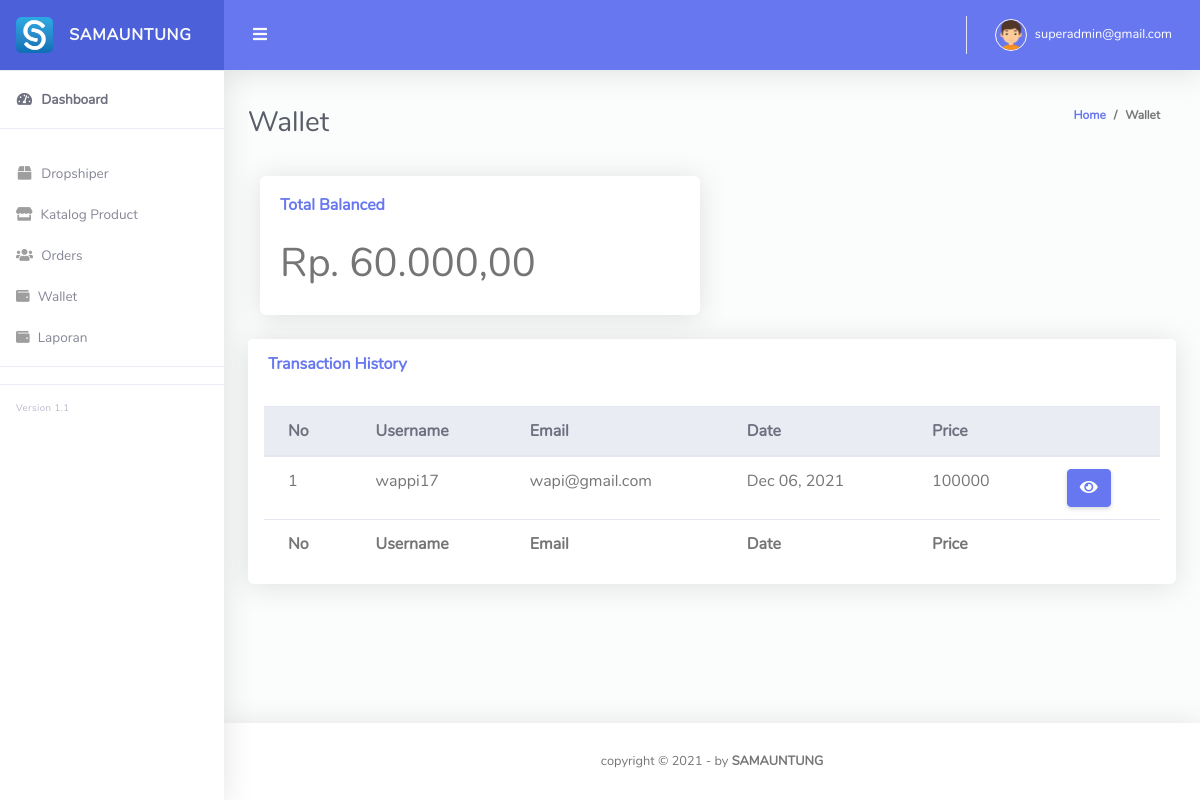
Screenshot of /Admin_samauntung/wallet.php (signed in) with the database file from the repository.
### tables this page shows
CREATE TABLE `pesanan_detail` (
  `id_pesanan_detail` int(11) NOT NULL,
  `id_pesanan` int(11) NOT NULL,
  `id_customer` int(11) NOT NULL,
  `id_produk` int(11) NOT NULL,
  `jumlah` int(11) NOT NULL,
  `subtotal` int(11) NOT NULL
);

CREATE TABLE `customer` (
  `id_customer` int(11) NOT NULL,
  `username` varchar(100) NOT NULL,
  `nama` varchar(100) NOT NULL,
  `email_cs` varchar(255) NOT NULL,
  `alamat` varchar(255) NOT NULL,
  `date_register` date NOT NULL,
  `foto` varchar(255) NOT NULL
);

CREATE TABLE `pesanan` (
  `id_pesanan` int(11) NOT NULL,
  `tanggal_pesanan` date NOT NULL,
  `tanggal_terima` date NOT NULL,
  `status` enum('belum bayar','verifikasi','sudah bayar','sedang dikirim','selesai') NOT NULL,
  `total` int(11) NOT NULL,
  `ongkir` int(11) NOT NULL,
  `bukti_bayar` text NOT NULL,
  `keterangan` text NOT NULL
);

### Admin_samauntung/wallet.php (the view, shortened to what this page needs)
<?php
require "config/function.php";
?>
<!DOCTYPE html>
<html lang="en">
<head>
  <link href="vendor/fontawesome-free/css/all.min.css" rel="stylesheet" type="text/css">
  <link href="vendor/bootstrap/css/bootstrap.min.css" rel="stylesheet" type="text/css">
  <link href="css/ruang-admin.min.css" rel="stylesheet">
</head>
<body id="page-top">
  <div id="wrapper">
    <?php require "components/sidebar.php"?>
    <div id="content-wrapper" class="d-flex flex-column">
      <div id="content">
        <?php require "components/topbar.php"?>
        <div class="container-fluid" id="container-wrapper">
          <div class="d-sm-flex align-items-center justify-content-between mb-4">
            <h1 class="h3 mb-0 text-gray-800">Wallet</h1>
            <ol class="breadcrumb">
              <li class="breadcrumb-item"><a href="./">Home</a></li>
              <li class="breadcrumb-item active" aria-current="page">Wallet</li>
            </ol>
          </div>
        </div>
        <div class="container-fluid">
          <div class="col-lg-6">
            <div class="card mb-4">
              <div class="card-body">
                <div class="table-resposive">
                  <thead>
                  <h6 class="m-0 font-weight-bold text-primary">Total Balanced</h6>
                  <br>
                </thead>
                <tbody>
                  <h1>
                    Rp. 60.000,00
                  </h1>
                </tbody>
                </div>
              </div>
            </div>
          </div>
          <div class="row">
            <div class="col-lg-12">
              <div class="card mb-4">
                <div class="card-header py-3 d-flex flex-row align-items-center justify-content-between">
                  <h6 class="m-0 font-weight-bold text-primary">Transaction History</h6>
                </div>
                <div class="table-responsive p-3">
                  <table class="table align-items-center table-flush" id="dataTable">
                    <thead class="thead-light">
                      <tr>
                        <th>No</th>
                        <th>Username</th>
                        <th>Email</th>
                        <th>Date</th>
                        <th>Price</th>
                        <th></th>
                      </tr>
                    </thead>
                    <tfoot>
                      <tr>
                        <th>No</th>
                        <th>Username</th>
                        <th>Email</th>
                        <th>Date</th>
                        <th>Price</th>
                        <th></th>
                      </tr>
                    </tfoot>
                    <tbody>
                      <?php $i=1 ?>
                      <?php
                      $query = "SELECT * FROM pesanan_detail
                      INNER JOIN produk ON pesanan_detail.id_produk = produk.id_produk
                      INNER JOIN pesanan ON pesanan_detail.id_pesanan = pesanan.id_pesanan
                      INNER JOIN customer ON pesanan_detail.id_customer = customer.id_customer
                      ";
                      $sql_rm = mysqli_query($conn, $query) or die (mysqli_error($conn));
                      while ($data = mysqli_fetch_array($sql_rm)) {
                      ?>
                      <tr>
                        <td scope="row"><?= $i++ ?></td>
                        <td><?= $data['username']; ?></td>
                        <td><?= $data['email_cs']; ?></td>
                        <td><?=date('M d, Y', strtotime($data["tanggal_pesanan"]))?></td>
                        <td><?= $data['total']; ?></td>
                        <td>
                          <a href="detail_wallet.php?id=<?=$data["id_pesanan"]?>" type="button" class="btn btn-primary text-white" data-tooltip="tooltip" data-placement="buttom" data-toggle="modal" data-target="#order-detail" >
                          <i class="fas fa-eye"></i></a>
                        </td>
                      </tr>
                      <?php } ?>
                    </tbody>
                  </table>
                </div>
              </div>
            </div>
          </div>
        </div>
      </div>
      <?php require "components/footer.php"?>
    </div>
  </div>
</body>
</html>

### rows the page displays
pesanan_detail: id_customer.username "wappi17", id_customer.email_cs "wapi@gmail.com", id_pesanan.tanggal_pesanan "Dec 06, 2021", id_pesanan.total "100000"

### other values shown
$_SESSION['email-admin'] "superadmin@gmail.com"
